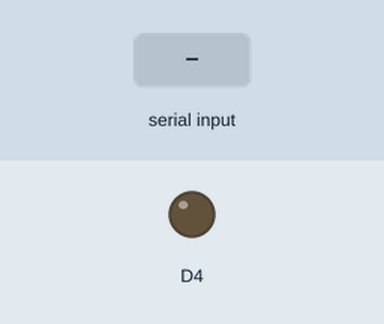
Simulated run of this sketch. Board: ESP8266 (NodeMCU). On the bench: output pins drawn as LEDs (lit = HIGH). The inputs (shaded band) are chosen by the test bench.

Above: at 1.2 s.
1.3 s: "1" received over Serial
At 2.3 s:
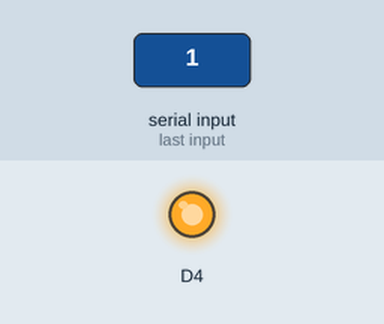
2.8 s: "0" received over Serial
At 3.5 s:
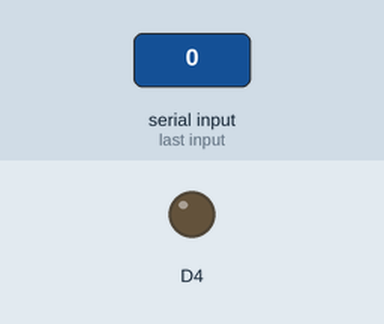
Timing chart, 0 to 5.8 s (numbered marks = the images above; inputs shaded):
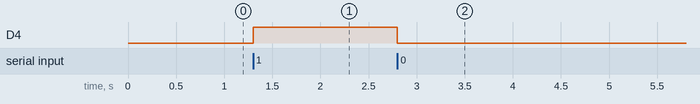

The sketch:

nodemcu_basic.ino
```cpp
void setup()
{
    // put your setup code here, to run once:
    Serial.begin(9600);
    pinMode(D4, OUTPUT);
}
void loop()
{
    if (Serial.available() > 0)
    {
        char c = Serial.read();
        if (c == '0')
            digitalWrite(D4, LOW);
        else if (c == '1')
            digitalWrite(D4, HIGH);
    }
}
```

Measured:
- after the input at 1.3 s, D4: LOW → HIGH at once
- after the input at 2.8 s, D4: HIGH → LOW at once
